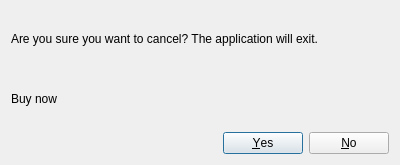
<?xml version="1.0" encoding="UTF-8"?>
<ui version="4.0">
 <class>CancelActivationDialog</class>
 <widget class="QDialog" name="CancelActivationDialog">
  <property name="geometry">
   <rect>
    <x>0</x>
    <y>0</y>
    <width>400</width>
    <height>165</height>
   </rect>
  </property>
  <property name="windowTitle">
   <string>Cancel Activation</string>
  </property>
  <layout class="QVBoxLayout" name="verticalLayout">
   <item>
    <widget class="QLabel" name="label">
     <property name="text">
      <string>Are you sure you want to cancel? The application will exit.</string>
     </property>
     <property name="wordWrap">
      <bool>true</bool>
     </property>
     <property name="openExternalLinks">
      <bool>true</bool>
     </property>
    </widget>
   </item>
   <item>
    <widget class="QLabel" name="label_2">
     <property name="text">
      <string>&lt;html&gt;&lt;head/&gt;&lt;body&gt;&lt;p&gt;&lt;a href=&quot;https://symless.com/pricing?source=gui&quot;&gt;&lt;span style=&quot; text-decoration: underline; color:#0000ff;&quot;&gt;Buy now&lt;/span&gt;&lt;/a&gt;&lt;/p&gt;&lt;/body&gt;&lt;/html&gt;</string>
     </property>
     <property name="openExternalLinks">
      <bool>true</bool>
     </property>
    </widget>
   </item>
   <item>
    <widget class="QDialogButtonBox" name="buttonBox">
     <property name="orientation">
      <enum>Qt::Horizontal</enum>
     </property>
     <property name="standardButtons">
      <set>QDialogButtonBox::No|QDialogButtonBox::Yes</set>
     </property>
    </widget>
   </item>
  </layout>
 </widget>
 <resources/>
 <connections>
  <connection>
   <sender>buttonBox</sender>
   <signal>accepted()</signal>
   <receiver>CancelActivationDialog</receiver>
   <slot>accept()</slot>
   <hints>
    <hint type="sourcelabel">
     <x>248</x>
     <y>254</y>
    </hint>
    <hint type="destinationlabel">
     <x>157</x>
     <y>274</y>
    </hint>
   </hints>
  </connection>
  <connection>
   <sender>buttonBox</sender>
   <signal>rejected()</signal>
   <receiver>CancelActivationDialog</receiver>
   <slot>reject()</slot>
   <hints>
    <hint type="sourcelabel">
     <x>316</x>
     <y>260</y>
    </hint>
    <hint type="destinationlabel">
     <x>286</x>
     <y>274</y>
    </hint>
   </hints>
  </connection>
 </connections>
</ui>
